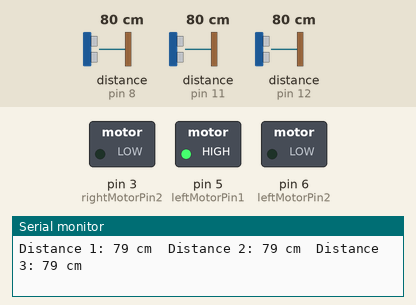
Bench run of a sketch on a simulated Arduino Uno, built with avr-gcc and run on an emulated ATmega328P. On the bench: switched loads named in the sketch (green lamp = pin HIGH), the last lines printed to the serial monitor. Wiring (inferred from the names in the program): 3 × ultrasonic range finder: trigger pin 9, echo pin 8 / trigger pin 10, echo pin 11 / trigger pin 13, echo pin 12. Inputs (shaded band) come from the test bench; at power-on: distance to the obstacle (sensors on pin 11, pin 12, pin 8) 80 cm. The echo pulse lasts 58.3 µs per cm; pins used as bus, display or sensor lines are not drawn.

Above: at 1.3 s.
1.4 s: distance to the obstacle (sensor on pin 11) set to 23 cm
2.9 s: distance to the obstacle (sensor on pin 11) set to 20 cm
At 4.2 s:
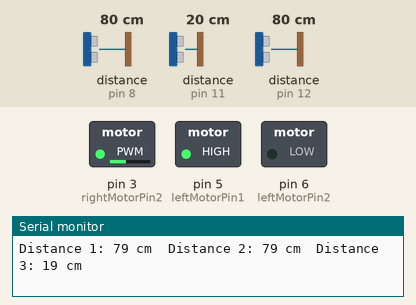
4.6 s: distance to the obstacle (sensor on pin 12) set to 23 cm
7.7 s: distance to the obstacle (sensor on pin 12) set to 20 cm
At 9.4 s:
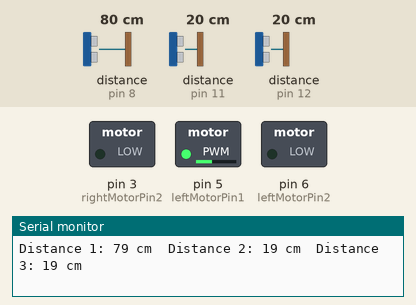
9.7 s: distance to the obstacle (sensor on pin 8) set to 25 cm
12.8 s: distance to the obstacle (sensor on pin 8) set to 20 cm
At 14.5 s:
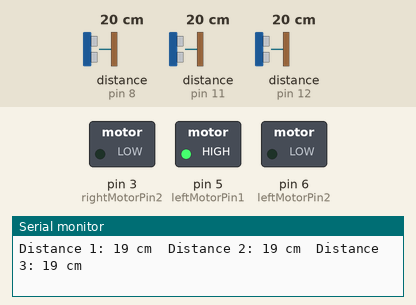
Timing chart, 0 to 15.7 s (numbered marks = the images above; inputs shaded):
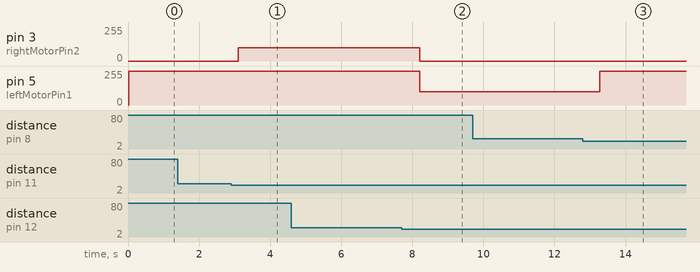

Measured:
- the behaviour switches between 22 and 21 cm on distance to the obstacle (sensor on pin 11) (found by bisection; images 0 and 1)
- the behaviour switches between 22 and 21 cm on distance to the obstacle (sensor on pin 12) (found by bisection; images 1 and 2)
- the behaviour switches between 22 and 21 cm on distance to the obstacle (sensor on pin 8) (found by bisection; images 2 and 3)
- after the input at 2.9 s, pin 3 (rightMotorPin2): 0/255 → 100/255 after 0.20 s
- after the input at 7.7 s, pin 3 (rightMotorPin2): 100/255 → 0/255 after 0.50 s; pin 5 (leftMotorPin1): 255/255 → 100/255 after 0.50 s
- after the input at 12.8 s, pin 5 (leftMotorPin1): 100/255 → 255/255 after 0.47 s

The sketch:

avoid.ino
```cpp
// 초음파 센서 핀 정의
const int trigPin1 = 9;  // 중앙 센서 트리거 핀
const int echoPin1 = 8;  // 중앙 센서 에코 핀
const int trigPin2 = 13;  // 우측 센서 트리거 핀
const int echoPin2 = 12;  // 우측 센서 에코 핀
const int trigPin3 = 10;  // 좌측 센서 트리거 핀
const int echoPin3 = 11;  // 좌측 센서 에코 핀

// 모터 핀 정의
const int leftMotorPin1 = 5;   // // 좌측 모터 핀 1
const int leftMotorPin2 = 6;   // 좌측 모터 핀 2
const int rightMotorPin1 = 1; // 우측 모터 핀 1
const int rightMotorPin2 = 3; // 우측 모터 핀 2

// 장애물 감지 거리 설정 (단위: 센티미터)
const int obstacleDistance = 20;

void setup() {
  pinMode(trigPin1, OUTPUT);
  pinMode(echoPin1, INPUT);
  pinMode(trigPin2, OUTPUT);
  pinMode(echoPin2, INPUT);
  pinMode(trigPin3, OUTPUT);
  pinMode(echoPin3, INPUT);
  pinMode(leftMotorPin1, OUTPUT);
  pinMode(leftMotorPin2, OUTPUT);
  pinMode(rightMotorPin1, OUTPUT);
  pinMode(rightMotorPin2, OUTPUT);
  Serial.begin(9600);  // 시리얼 통신 초기화
}

void loop() {
  // 중앙 센서로부터 거리 측정
  long duration1, distance1;
  digitalWrite(trigPin1, LOW);
  delayMicroseconds(2);
  digitalWrite(trigPin1, HIGH);
  delayMicroseconds(10);
  digitalWrite(trigPin1, LOW);
  duration1 = pulseIn(echoPin1, HIGH);
  distance1 = (duration1 / 2) / 29.1;

  // 좌측 센서로부터 거리 측정
  long duration2, distance2;
  digitalWrite(trigPin2, LOW);
  delayMicroseconds(2);
  digitalWrite(trigPin2, HIGH);
  delayMicroseconds(10);
  digitalWrite(trigPin2, LOW);
  duration2 = pulseIn(echoPin2, HIGH);
  distance2 = (duration2 / 2) / 29.1;

  // 우측 센서로부터 거리 측정
  long duration3, distance3;
  digitalWrite(trigPin3, LOW);
  delayMicroseconds(2);
  digitalWrite(trigPin3, HIGH);
  delayMicroseconds(10);
  digitalWrite(trigPin3, LOW);
  duration3 = pulseIn(echoPin3, HIGH);
  distance3 = (duration3 / 2) / 29.1;

  // 거리 값 출력
  Serial.print("Distance 1: ");
  Serial.print(distance1);
  Serial.print(" cm\t");
  Serial.print("Distance 2: ");
  Serial.print(distance2);
  Serial.print(" cm\t");
  Serial.print("Distance 3: ");
  Serial.print(distance3);
  Serial.println(" cm");

  // 장애물 감지 시 모터 제어
    if (distance1 <= obstacleDistance) {
    // 중앙에 장애물이 있을 때
    // 원하는 동작 수행 (좌회전, 우회전 등)
    // 예: 좌회전
    digitalWrite(leftMotorPin1, HIGH);
    digitalWrite(leftMotorPin2, LOW);
    digitalWrite(rightMotorPin1, HIGH);
    digitalWrite(rightMotorPin2, LOW);
  } else if (distance2 <= obstacleDistance) {
    // 좌측에 장애물이 있을 때
    // 원하는 동작 수행 (우회전 등)
    // 예: 좌회전 (좌측 모터 천천히 회전)
    analogWrite(leftMotorPin1, 100);
    digitalWrite(leftMotorPin2, LOW);
    analogWrite(rightMotorPin1, 255);
    digitalWrite(rightMotorPin2, LOW);
  } else if (distance3 <= obstacleDistance) {
    // 우측에 장애물이 있을 때
    // 원하는 동작 수행 (좌회전 등)
    // 예: 우회전 (우측 모터 빠르게 회전)
    digitalWrite(leftMotorPin2, LOW);
    digitalWrite(leftMotorPin1, HIGH);
    analogWrite(rightMotorPin2, 100);
    digitalWrite(rightMotorPin1, LOW);
  } else {
    // 장애물이 없을 때
    // 원하는 동작 수행 (직진 등)
    // 예: 직진
    digitalWrite(leftMotorPin1, HIGH);
    digitalWrite(leftMotorPin2, LOW);
    digitalWrite(rightMotorPin1, HIGH);
    digitalWrite(rightMotorPin2, LOW);
  }

  delay(500);  // 감지 주기 설정
}
```
